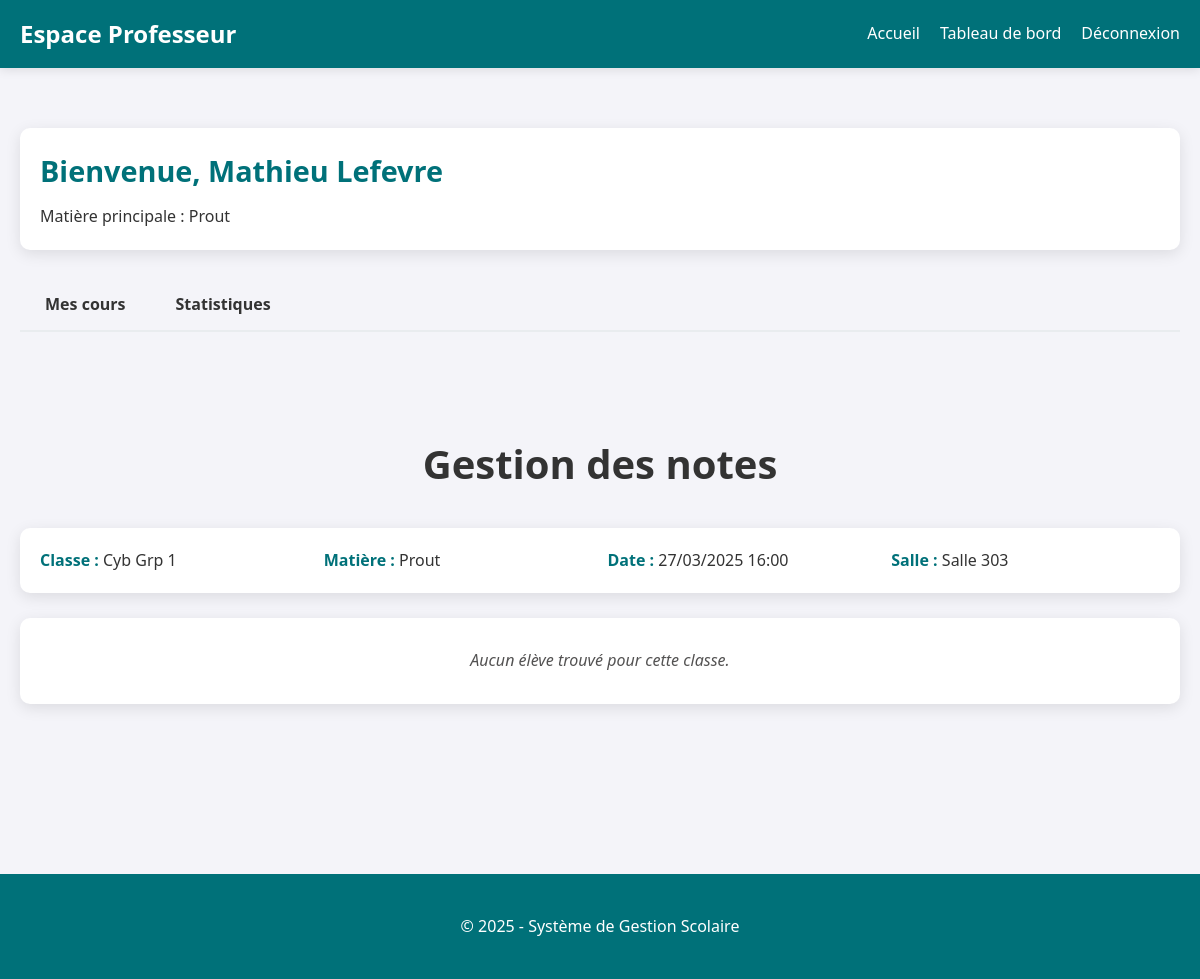
Page /pages/prof.php?view=notes&cours_id=3 (signed in) on the committed database.
### tables this page shows
CREATE TABLE IF NOT EXISTS profs (
    id INT AUTO_INCREMENT PRIMARY KEY,
    user_id INT NOT NULL UNIQUE,
    nom VARCHAR(50) NOT NULL,
    prenom VARCHAR(50) NOT NULL,
    date_naissance DATE NOT NULL,
    matiere VARCHAR(50) NOT NULL,
    FOREIGN KEY (user_id) REFERENCES users(id) ON DELETE CASCADE
);

CREATE TABLE IF NOT EXISTS cours (
    id INT AUTO_INCREMENT PRIMARY KEY,
    prof_id INT NOT NULL,
    classe VARCHAR(50) NOT NULL,
    matiere VARCHAR(50) NOT NULL,
    horaire DATETIME NOT NULL,
    salle VARCHAR(50) NOT NULL,
    FOREIGN KEY (prof_id) REFERENCES profs(id) ON DELETE CASCADE
);

### pages/prof.php (the view, shortened to what this page needs)
<?php
require_once '../config/db.php';
$userId = $_SESSION['user_id'];
$stmt = $pdo->prepare("SELECT * FROM profs WHERE user_id = ?");
$stmt->execute([$userId]);
$prof = $stmt->fetch(PDO::FETCH_ASSOC);
$view = isset($_GET['view']) ? $_GET['view'] : 'cours';
$coursId = isset($_GET['cours_id']) ? intval($_GET['cours_id']) : 0;
if ($view === 'notes' && $coursId > 0) {
    $stmt = $pdo->prepare("SELECT * FROM cours WHERE id = ? AND prof_id = ?");
    $stmt->execute([$coursId, $prof['id']]);
    $currentCours = $stmt->fetch(PDO::FETCH_ASSOC);
    if ($currentCours) {
        $stmt = $pdo->prepare("SELECT e.* FROM eleves e WHERE e.classe = ?");
        $stmt->execute([$currentCours['classe']]);
        $eleves = $stmt->fetchAll(PDO::FETCH_ASSOC);
    } else {
        $message = "Vous n'êtes pas autorisé à accéder à ce cours.";
        $messageType = "error";
        header("Location: prof.php?view=cours&message=$message&type=$messageType");
        exit;
    }
}
$coursQuery = "SELECT * FROM cours WHERE prof_id = ?";
$params = [$prof['id']];
$coursQuery .= " ORDER BY horaire";
$stmt = $pdo->prepare($coursQuery);
$stmt->execute($params);
$cours = $stmt->fetchAll(PDO::FETCH_ASSOC);
?>
<!DOCTYPE html>
<html lang="fr">
<head>
    <link rel="stylesheet" href="../css/style.css">
</head>
<body>
    <header>
        <h1>Espace Professeur</h1>
        <nav>
            <ul>
                <li><a href="index.php">Accueil</a></li>
                <li><a href="prof.php">Tableau de bord</a></li>
                <li><a href="../login/login.php">Déconnexion</a></li>
            </ul>
        </nav>
    </header>
    <main class="container">
        <section class="prof-info">
            <h2>Bienvenue, <?php echo htmlspecialchars($prof['prenom'] . ' ' . $prof['nom']); ?></h2>
            <p>Matière principale : <?php echo htmlspecialchars($prof['matiere']); ?></p>
        </section>
        <div class="tabs">
            <a href="?view=cours" class="tab <?php echo $view === 'cours' ? 'active' : ''; ?>">Mes cours</a>
            <a href="?view=stats" class="tab <?php echo $view === 'stats' ? 'active' : ''; ?>">Statistiques</a>
        </div>
        <?php if ($view === 'confirm_delete' && isset($_GET['cours_id'])): ?>
            <section class="confirmation">
                <h2>Confirmation de suppression</h2>
                <?php
                    $delCoursId = intval($_GET['cours_id']);
                    $stmt = $pdo->prepare("SELECT * FROM cours WHERE id = ?");
                    $stmt->execute([$delCoursId]);
                    $delCours = $stmt->fetch(PDO::FETCH_ASSOC);
                    $stmt = $pdo->prepare("SELECT COUNT(*) FROM notes WHERE cours_id = ?");
                    $stmt->execute([$delCoursId]);
                    $notesCount = $stmt->fetchColumn();
                ?>
                <div class="warning-box">
                    <p><strong>Attention :</strong> Vous êtes sur le point de supprimer le cours suivant :</p>
                    <p>
                        <strong>Classe :</strong> <?php echo htmlspecialchars($delCours['classe']); ?><br>
                        <strong>Matière :</strong> <?php echo htmlspecialchars($delCours['matiere']); ?><br>
                        <strong>Horaire :</strong> <?php echo date('d/m/Y H:i', strtotime($delCours['horaire'])); ?><br>
                        <strong>Salle :</strong> <?php echo htmlspecialchars($delCours['salle']); ?>
                    </p>
                    <?php if ($notesCount > 0): ?>
                        <p class="warning"><strong>Important :</strong> Ce cours contient <?php echo $notesCount; ?> note(s) qui seront également supprimées.</p>
                    <?php endif; ?>
                    <p>Cette action est irréversible. Voulez-vous continuer ?</p>
                    <div class="action-buttons">
                        <a href="?delete_cours=<?php echo $delCoursId; ?>&confirm=yes" class="btn-danger">Confirmer la suppression</a>
                        <a href="?view=cours" class="btn-secondary">Annuler</a>
                    </div>
                </div>
            </section>
        <?php elseif ($view === 'notes' && isset($currentCours)): ?>
            <section class="notes-section">
                <h2>Gestion des notes</h2>
                <div class="cours-details">
                    <p><strong>Classe :</strong> <?php echo htmlspecialchars($currentCours['classe']); ?></p>
                    <p><strong>Matière :</strong> <?php echo htmlspecialchars($currentCours['matiere']); ?></p>
                    <p><strong>Date :</strong> <?php echo date('d/m/Y H:i', strtotime($currentCours['horaire'])); ?></p>
                    <p><strong>Salle :</strong> <?php echo htmlspecialchars($currentCours['salle']); ?></p>
                </div>
                <?php if (empty($eleves)): ?>
                    <p class="no-data">Aucun élève trouvé pour cette classe.</p>
                <?php endif; ?>
            </section>
        <?php endif; ?>
    </main>
    <footer>
        <p>&copy; <?php echo date('Y'); ?> - Système de Gestion Scolaire</p>
    </footer>
</body>
</html>

### css/style.css (style rules this page uses)
:root { --primary: #007179; --primary-dark: #0c57c0; --secondary: #190038; --secondary-dark: #e04347; --light: #f4f4f9; --dark: #333; --gray: #535252; --light-gray: #e9ecef; --white: #ffffff; --shadow: 0 4px 15px rgba(0, 0, 0, 0.1); --shadow-strong: 0 8px 30px rgba(0, 0, 0, 0.1); --border-radius: 10px; --transition: all 0.3s ease; }
* { margin: 0; padding: 0; box-sizing: border-box; }
body { font-family: 'Segoe UI', Roboto, 'Helvetica Neue', Arial, sans-serif; margin: 0; padding: 0; background-color: var(--light); color: var(--dark); line-height: 1.6; }
.container { width: 100%; max-width: 1200px; margin: 0 auto; padding: 0 15px; }
h1, h2, h3, h4, h5, h6 { font-weight: 600; margin-bottom: 15px; }
h2 { font-size: 2.5rem; text-align: center; margin-bottom: 2rem; }
section { padding: 80px 0; }
header { background-color: var(--primary); padding: 15px 0; color: white; position: sticky; top: 0; z-index: 1000; box-shadow: 0 2px 10px rgba(0, 0, 0, 0.1); }
header nav ul { list-style-type: none; text-align: right; margin-right: 20px; }
header nav ul li { display: inline; margin-left: 25px; }
header nav ul li a { color: white; text-decoration: none; font-weight: 500; transition: var(--transition); position: relative; padding-bottom: 5px; }
header nav ul li a:after { content: ''; position: absolute; width: 0; height: 2px; bottom: 0; left: 0; background-color: white; transition: var(--transition); }
footer { background-color: var(--primary); color: white; text-align: center; padding: 40px 0; margin-top: 50px; }
.no-data { text-align: center; color: var(--gray); padding: 30px 0; font-style: italic; }
.no-data { text-align: center; padding: 30px 0; color: #666; font-style: italic; }
.prof-info { background-color: var(--white); padding: 20px; border-radius: var(--border-radius); box-shadow: var(--shadow); margin: 20px 0; }
.prof-info h2 { color: var(--primary); font-size: 1.8rem; margin-bottom: 10px; text-align: left; }
.tabs { display: flex; margin: 30px 0 20px; border-bottom: 2px solid var(--light-gray); }
.tab { padding: 12px 25px; text-decoration: none; color: var(--dark); font-weight: 600; position: relative; transition: var(--transition); }
.no-data { text-align: center; padding: 30px; background-color: var(--white); border-radius: var(--border-radius); color: var(--gray); font-style: italic; margin: 20px 0; box-shadow: var(--shadow); }
.cours-details { background-color: var(--white); padding: 20px; border-radius: var(--border-radius); box-shadow: var(--shadow); margin-bottom: 25px; display: grid; grid-template-columns: repeat(auto-fit, minmax(200px, 1fr)); gap: 15px; }
.cours-details p { margin: 0; }
.cours-details strong { color: var(--primary); }
header { display: flex; justify-content: space-between; align-items: center; padding: 15px 20px; }
header h1 { margin: 0; font-size: 1.5rem; }
header nav ul { margin: 0; display: flex; gap: 20px; }
header nav ul li { margin: 0; }
main.container { padding: 20px; margin-top: 20px; }

### rows in the picture
profs: prenom+nom "Mathieu Lefevre", matiere "Prout"
cours: classe "Cyb Grp 1", matiere "Prout", horaire "27/03/2025 16:00", salle "Salle 303"
